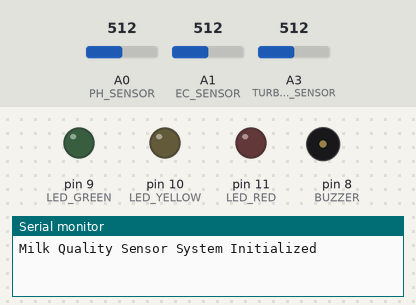
A sketch run on a simulated Arduino Uno, built with avr-gcc and run on an emulated ATmega328P. Shown: output pins drawn as LEDs (lit = HIGH), buzzer (waves = sounding, pin HIGH), the last lines printed to the serial monitor. Inputs (shaded band) come from the test bench; at power-on: A0 (PH_SENSOR) = 512, A1 (EC_SENSOR) = 512, A3 (TURBIDITY_SENSOR) = 512.

Above: at 0.1 s.
At 5.2 s:
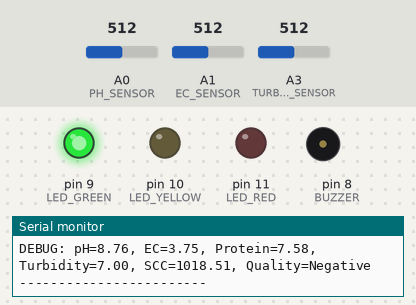
Timing chart, 0 to 6.7 s (numbered marks = the images above):
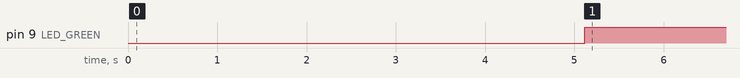

Measured:
- by itself, pin 9 (LED_GREEN): LOW → HIGH at 5.1 s

The sketch:

milkquality.ino
```cpp
/*
 * Milk Quality Sensor System
 *
 * This sketch reads data from multiple sensors to analyze milk quality:
 * - pH Sensor: Connected to A0
 * - EC Sensor: Connected to A1
 * - Protein Sensor: Connected to A2
 * - Turbidity Sensor: Connected to A3
 *
 * Data is sent via Serial to a Python application for ML-based analysis.
 */

#include <Wire.h>

// Sensor Pins (no conflicts)
#define PH_SENSOR A0
#define EC_SENSOR A1
#define PROTEIN_SENSOR A2
#define TURBIDITY_SENSOR A3

// Alert Pins
#define BUZZER 8
#define LED_GREEN 9
#define LED_YELLOW 10
#define LED_RED 11

// Calibration Factors
const float pH_OFFSET = 0.0;
const float EC_OFFSET = 0.0;
const float EC_SCALE = 1.5;
const float TURBIDITY_FACTOR_A = 2.0;
const float TURBIDITY_FACTOR_B = 2.0;
const float PROTEIN_FACTOR_W1 = 0.8;
const float PROTEIN_FACTOR_W2 = 0.5;
const float PROTEIN_CONSTANT = 0.2;
const float SCC_FACTOR = 1.2;
const float SCC_CONSTANT = 1000.0;

// Thresholds for CMT Grading
const int SCC_THRESHOLDS[] = {200000, 400000, 1200000, 5000000};

// Timing variables
unsigned long previousMillis = 0;
const long interval = 5000;  // Send data every 5 seconds

void setup() {
    Serial.begin(9600);
    while (!Serial); // Wait for serial port to connect

    // Clear any garbage in serial buffer
    while(Serial.available() > 0) Serial.read();

    pinMode(BUZZER, OUTPUT);
    pinMode(LED_GREEN, OUTPUT);
    pinMode(LED_YELLOW, OUTPUT);
    pinMode(LED_RED, OUTPUT);

    Serial.println("Milk Quality Sensor System Initialized");
    delay(2000); // Allow sensors to stabilize
}

void loop() {
    unsigned long currentMillis = millis();

    // Check if it's time to send data
    if (currentMillis - previousMillis >= interval) {
        previousMillis = currentMillis;

        // Read sensors
        float ph = readPH();
        float ec = readEC();
        float protein = calculateProtein(ec, ph);
        float turbidity = readTurbidity();
        float scc = calculateSCC(ec, turbidity);
        String quality = classifyMilk(scc);

        // Create JSON string
        String jsonData = "{";
        jsonData += "\"pH\":" + String(ph, 2) + ",";
        jsonData += "\"turbidity\":" + String(turbidity, 2) + ",";
        jsonData += "\"ec\":" + String(ec, 2) + ",";
        jsonData += "\"protein\":" + String(protein, 2) + ",";
        jsonData += "\"scc\":" + String(scc, 0);
        jsonData += "}";

        // Send JSON data
        Serial.println(jsonData);

        // Debug output
        debugOutput(ph, ec, protein, turbidity, scc, quality);

        // Visual and audio alerts
        updateAlerts(quality);
    }
}

void debugOutput(float ph, float ec, float protein, float turbidity, float scc, String quality) {
    Serial.print("DEBUG: pH="); Serial.print(ph);
    Serial.print(", EC="); Serial.print(ec);
    Serial.print(", Protein="); Serial.print(protein);
    Serial.print(", Turbidity="); Serial.print(turbidity);
    Serial.print(", SCC="); Serial.print(scc);
    Serial.print(", Quality="); Serial.println(quality);
    Serial.println("------------------------");
}

void updateAlerts(String quality) {
    if (quality == "Negative") {
        digitalWrite(LED_GREEN, HIGH);
        digitalWrite(LED_YELLOW, LOW);
        digitalWrite(LED_RED, LOW);
        noTone(BUZZER);
    }
    else if (quality == "Trace" || quality == "Weak +") {
        digitalWrite(LED_GREEN, LOW);
        digitalWrite(LED_YELLOW, HIGH);
        digitalWrite(LED_RED, LOW);
        tone(BUZZER, 500, 500);
    }
    else {
        digitalWrite(LED_GREEN, LOW);
        digitalWrite(LED_YELLOW, LOW);
        digitalWrite(LED_RED, HIGH);
        tone(BUZZER, 1000, 1000);
    }
}

float readPH() {
    int raw = analogRead(PH_SENSOR);
    float voltage = raw * (5.0 / 1023.0);
    return (3.5 * voltage) + pH_OFFSET;
}

float readEC() {
    int raw = analogRead(EC_SENSOR);
    float voltage = raw * (5.0 / 1023.0);
    return (voltage - EC_OFFSET) * EC_SCALE;
}

float readTurbidity() {
    int raw = analogRead(TURBIDITY_SENSOR);
    float voltage = raw * (5.0 / 1023.0);
    return TURBIDITY_FACTOR_A * voltage + TURBIDITY_FACTOR_B;
}

float calculateProtein(float ec, float ph) {
    return (PROTEIN_FACTOR_W1 * ec) + (PROTEIN_FACTOR_W2 * ph) + PROTEIN_CONSTANT;
}

float calculateSCC(float ec, float turbidity) {
    return (SCC_FACTOR * ec) + (2.0 * turbidity) + SCC_CONSTANT;
}

String classifyMilk(float scc) {
    if (scc < SCC_THRESHOLDS[0]) return "Negative";
    else if (scc < SCC_THRESHOLDS[1]) return "Trace";
    else if (scc < SCC_THRESHOLDS[2]) return "Weak +";
    else if (scc < SCC_THRESHOLDS[3]) return "Distinct +";
    return "Definite +";
}
```
